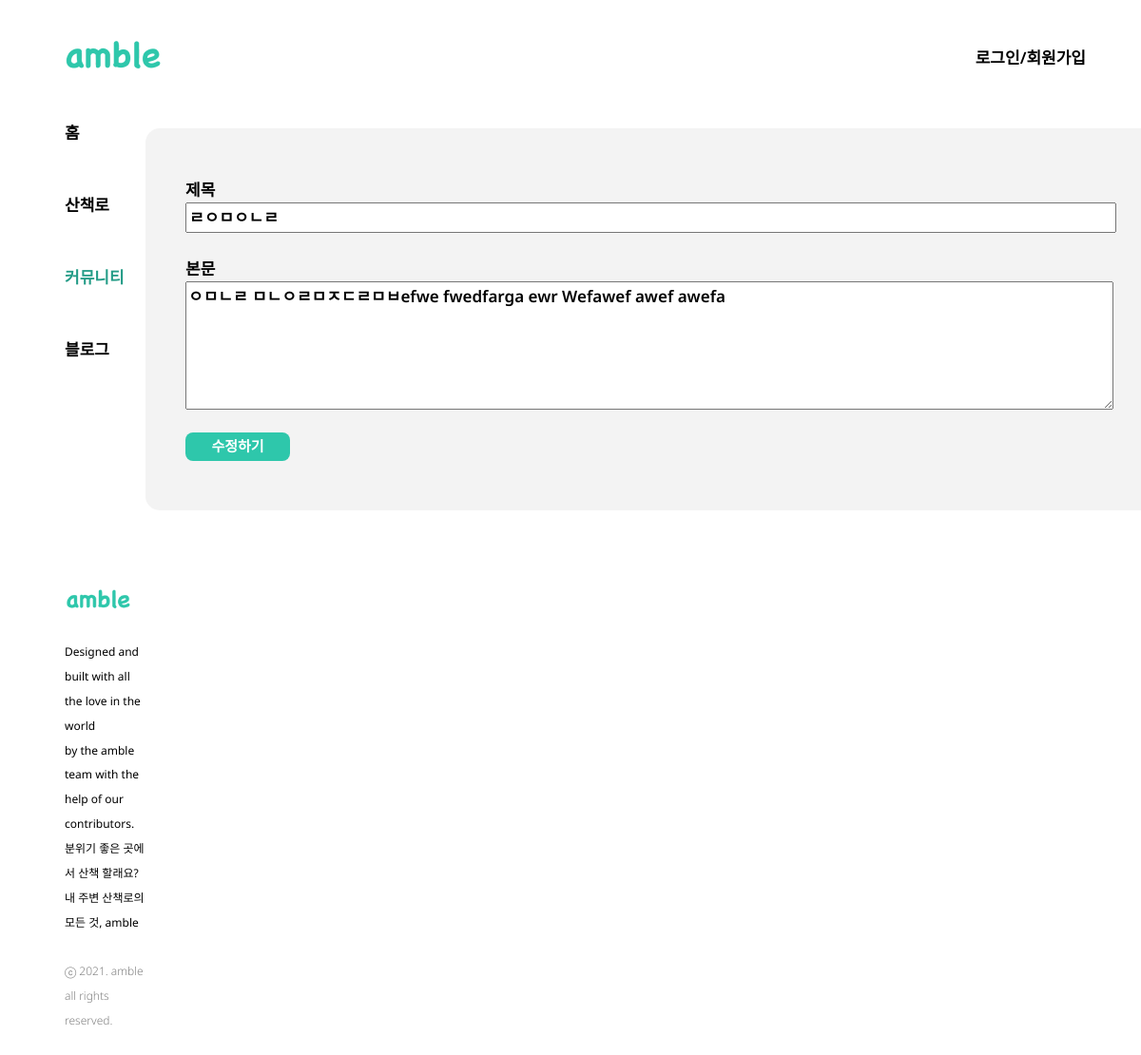
The page /community/edit/5 on the database as committed earlier.
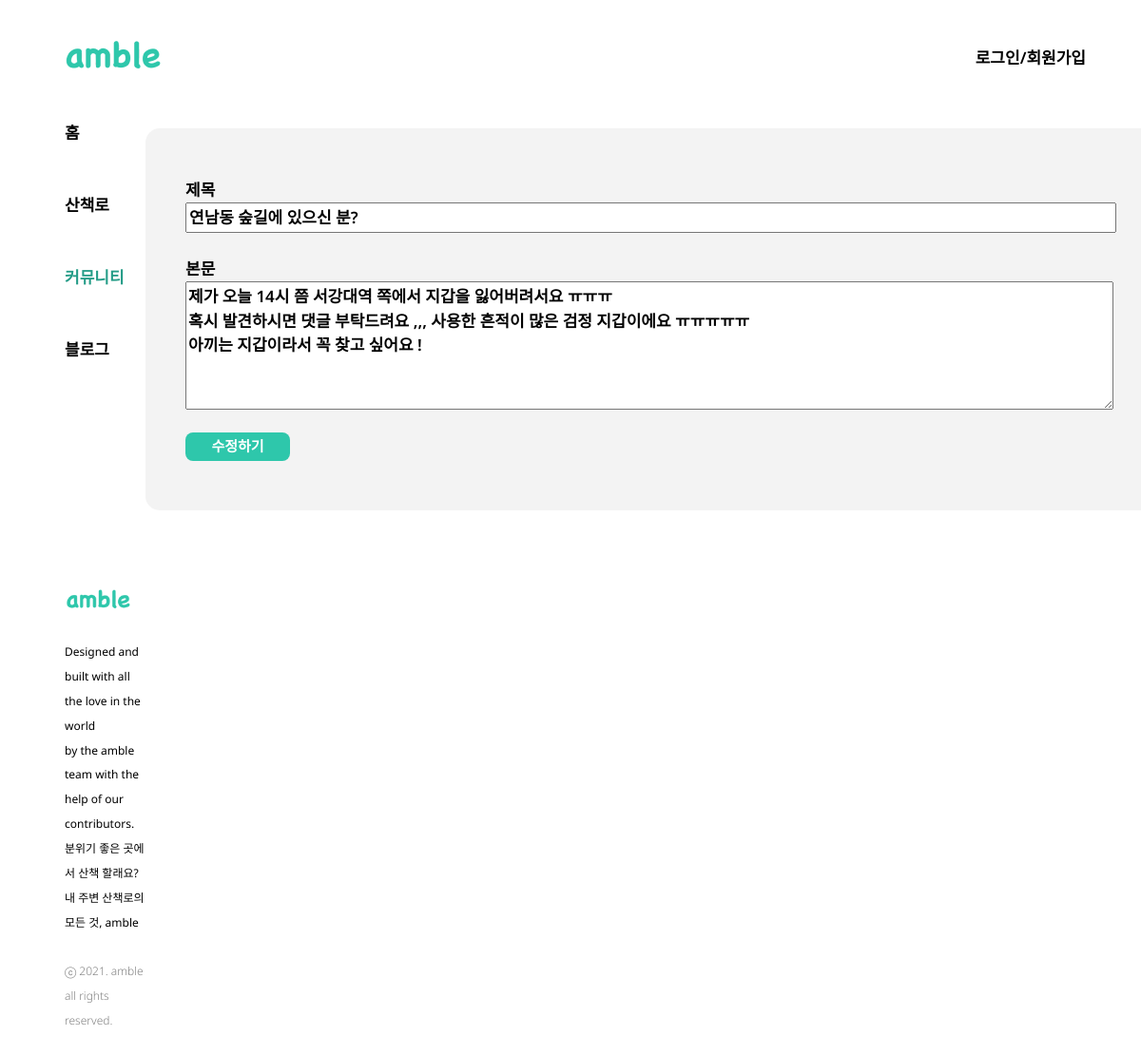
The same page on the database as committed later.
### community/models.py (models this page shows, shortened)
class Community(models.Model):
    title = models.CharField(max_length=200)
    author = models.ForeignKey(settings.AUTH_USER_MODEL, on_delete=models.CASCADE)
    pub_date = models.DateTimeField('date published')
    content = models.TextField(max_length=800)

### community/views.py (the view)
# urls.py: path('community/edit/<int:community_id>', community.edit, name="edit"),
def edit(request, community_id):
    community_detail = get_object_or_404(Community, pk=community_id)
    return render(request, 'community_edit.html', {'community': community_detail})

### community/templates/community_edit.html (shortened to what this page needs)
{% load static %}
<!DOCTYPE html>
<html lang="en">
    <head>
    </head>
    <body>
        <div class="head-wrapper">
            <img src="{% static 'logo.png' %}">
            <div class="login-wrapper">
            {% if not user.is_authenticated %}
                <a href="{% url 'login' %}">로그인/회원가입</a>
            {% endif %}
            </div>
        </div>
        <div class="body-wrapper">
            <div class="body-navbar">
                <div class="navbar-item"><a href="{% url 'home' %}">홈</a></div>
                <div class="navbar-item"><a href="{% url 'trail' %}">산책로</a></div>
                <div class="navbar-item"><a href="{% url 'community' %}" id="nav-location">커뮤니티</a></div>
                <div class="navbar-item"><a href="{% url 'blog' %}">블로그</a></div>
            </div>
            <div class="comm-wrapper">
                <form action="{% url 'update' community.id %}" method="post">
                    <div class="comm-title">제목<br><input type="text" size="105" name="title" value="{{ community.title }}"></div>
                    <div class="comm-content">본문<br><textarea rows="5" cols="105" name="content">{{ community.content }}</textarea></p>
                    <button class="comm-edit-button" type="submit">수정하기</button>
                </form>
            </div>
        </div>
        <footer class="footer">
            <img class="footer-img" src="{% static 'logo.png' %}" width="100px"><br>
            <div class="footer-content">Designed and built with all the love in the world <br>by the amble team with the help of our contributors.</div>
            <div class="footer-content">
                분위기 좋은 곳에서 산책 할래요?<br>
                내 주변 산책로의 모든 것, amble<br>
            </div>
            <br>
            <div class="footer-rights">ⓒ 2021. amble all rights reserved.</div>
        </footer>
    </body>
</html>

Rows that differ between the two databases and show on the page:
changed Community: title "ㄹㅇㅁㅇㄴㄹ" → "연남동 숲길에 있으신 분?"; content "ㅇㅁㄴㄹ ㅁㄴㅇㄹㅁㅈㄷㄹㅁㅂefwe fwedfarga ewr Wefawef awef awefa" → "제가 오늘 14시 쯤 서강대역 쪽에서 지갑을 잃어버려서요 ㅠㅠㅠ 혹시 발견하시면 댓글 부탁드려요 ,,, 사용한 흔적이 많은 검정 지갑이에요 ㅠㅠㅠㅠㅠ 아끼는 지갑이라서 꼭 찾고 싶어요 !"
